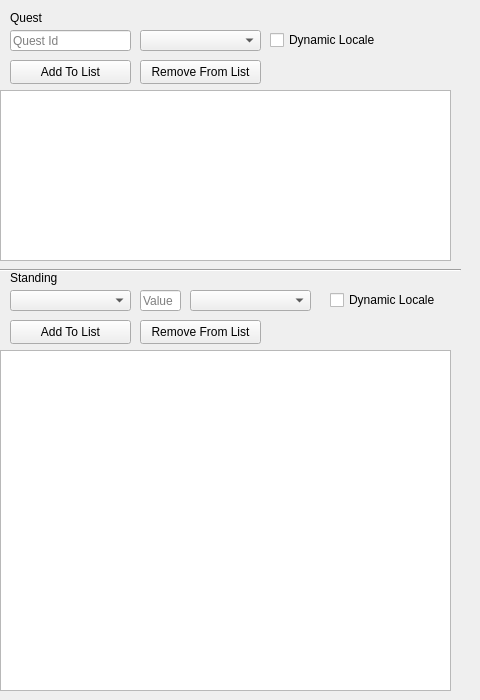
               <widget class="QWidget" name="tab_14">
                <attribute name="title">
                 <string>Quest and Standing</string>
                </attribute>
                <widget class="QLineEdit" name="FailQuestId">
                 <property name="geometry">
                  <rect>
                   <x>10</x>
                   <y>30</y>
                   <width>121</width>
                   <height>21</height>
                  </rect>
                 </property>
                 <property name="text">
                  <string/>
                 </property>
                 <property name="maxLength">
                  <number>24</number>
                 </property>
                 <property name="placeholderText">
                  <string>Quest Id</string>
                 </property>
                 <property name="clearButtonEnabled">
                  <bool>true</bool>
                 </property>
                </widget>
                <widget class="QLabel" name="Label232">
                 <property name="geometry">
                  <rect>
                   <x>10</x>
                   <y>10</y>
                   <width>49</width>
                   <height>16</height>
                  </rect>
                 </property>
                 <property name="text">
                  <string>Quest</string>
                 </property>
                </widget>
                <widget class="QComboBox" name="FailQuestStatus">
                 <property name="geometry">
                  <rect>
                   <x>140</x>
                   <y>30</y>
                   <width>121</width>
                   <height>21</height>
                  </rect>
                 </property>
                 <property name="editable">
                  <bool>false</bool>
                 </property>
                 <property name="placeholderText">
                  <string>Status</string>
                 </property>
                 <property name="modelColumn">
                  <number>0</number>
                 </property>
                </widget>
                <widget class="QCheckBox" name="FailQuestDynamicLocale">
                 <property name="geometry">
                  <rect>
                   <x>270</x>
                   <y>30</y>
                   <width>111</width>
                   <height>20</height>
                  </rect>
                 </property>
                 <property name="text">
                  <string>Dynamic Locale</string>
                 </property>
                 <property name="checked">
                  <bool>false</bool>
                 </property>
                </widget>
                <widget class="QPushButton" name="FailQuestAddToList">
                 <property name="geometry">
                  <rect>
                   <x>10</x>
                   <y>60</y>
                   <width>121</width>
                   <height>24</height>
                  </rect>
                 </property>
                 <property name="text">
                  <string>Add To List</string>
                 </property>
                </widget>
                <widget class="QPushButton" name="FailQuestRemoveFromList">
                 <property name="geometry">
                  <rect>
                   <x>140</x>
                   <y>60</y>
                   <width>121</width>
                   <height>24</height>
                  </rect>
                 </property>
                 <property name="text">
                  <string>Remove From List</string>
                 </property>
                </widget>
                <widget class="Line" name="line_24">
                 <property name="geometry">
                  <rect>
                   <x>-10</x>
                   <y>260</y>
                   <width>471</width>
                   <height>20</height>
                  </rect>
                 </property>
                 <property name="orientation">
                  <enum>Qt::Horizontal</enum>
                 </property>
                </widget>
                <widget class="QListWidget" name="FailQuestWidget">
                 <property name="geometry">
                  <rect>
                   <x>0</x>
                   <y>90</y>
                   <width>451</width>
                   <height>171</height>
                  </rect>
                 </property>
                </widget>
                <widget class="QComboBox" name="FailStandingCompare">
                 <property name="geometry">
                  <rect>
                   <x>190</x>
                   <y>290</y>
                   <width>121</width>
                   <height>21</height>
                  </rect>
                 </property>
                 <property name="editable">
                  <bool>false</bool>
                 </property>
                 <property name="placeholderText">
                  <string>Compare Method</string>
                 </property>
                 <property name="modelColumn">
                  <number>0</number>
                 </property>
                </widget>
                <widget class="QLabel" name="Label232_2">
                 <property name="geometry">
                  <rect>
                   <x>10</x>
                   <y>270</y>
                   <width>49</width>
                   <height>16</height>
                  </rect>
                 </property>
                 <property name="text">
                  <string>Standing</string>
                 </property>
                </widget>
                <widget class="QListWidget" name="FailStandingWidget">
                 <property name="geometry">
                  <rect>
                   <x>0</x>
                   <y>350</y>
                   <width>451</width>
                   <height>341</height>
                  </rect>
                 </property>
                </widget>
                <widget class="QPushButton" name="FailStandingRemoveFromList">
                 <property name="geometry">
                  <rect>
                   <x>140</x>
                   <y>320</y>
                   <width>121</width>
                   <height>24</height>
                  </rect>
                 </property>
                 <property name="text">
                  <string>Remove From List</string>
                 </property>
                </widget>
                <widget class="QPushButton" name="FailStandingAddToList">
                 <property name="geometry">
                  <rect>
                   <x>10</x>
                   <y>320</y>
                   <width>121</width>
                   <height>24</height>
                  </rect>
                 </property>
                 <property name="text">
                  <string>Add To List</string>
                 </property>
                </widget>
                <widget class="QCheckBox" name="FailStandingDynamicLocale">
                 <property name="geometry">
                  <rect>
                   <x>330</x>
                   <y>290</y>
                   <width>111</width>
                   <height>20</height>
                  </rect>
                 </property>
                 <property name="text">
                  <string>Dynamic Locale</string>
                 </property>
                 <property name="checked">
                  <bool>false</bool>
                 </property>
                </widget>
                <widget class="QComboBox" name="FailStandingTrader">
                 <property name="geometry">
                  <rect>
                   <x>10</x>
                   <y>290</y>
                   <width>121</width>
                   <height>21</height>
                  </rect>
                 </property>
                 <property name="editable">
                  <bool>false</bool>
                 </property>
                 <property name="placeholderText">
                  <string>Trader</string>
                 </property>
                 <property name="modelColumn">
                  <number>0</number>
                 </property>
                </widget>
                <widget class="QLineEdit" name="FailStandingValue">
                 <property name="geometry">
                  <rect>
                   <x>140</x>
                   <y>290</y>
                   <width>41</width>
                   <height>21</height>
                  </rect>
                 </property>
                 <property name="text">
                  <string/>
                 </property>
                 <property name="maxLength">
                  <number>24</number>
                 </property>
                 <property name="placeholderText">
                  <string>Value</string>
                 </property>
                 <property name="clearButtonEnabled">
                  <bool>true</bool>
                 </property>
                </widget>
               </widget>
